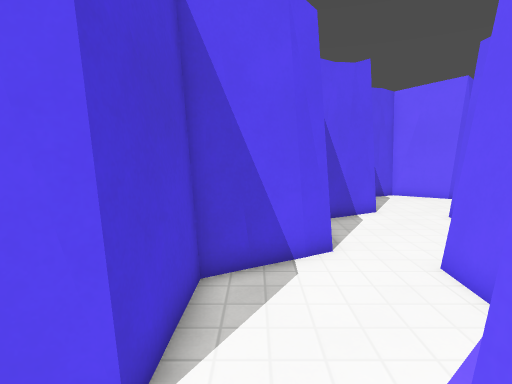
view 1 (above)

21 first-person views from a walk through a level from a Godot 3-D game. The camera is 1.5 m above the floor, tilts 8° down and sees 80° across. The floor is counted in squares, 0.5 m on a side. Each view is taken from the middle of a square. On the plan, view 1 faces up. The plan holds only what a view shows up to about 20 squares ahead; the rest is blank. The place goes on beyond the plan. Surface patterns are stand-ins for the level's own textures.

view 2
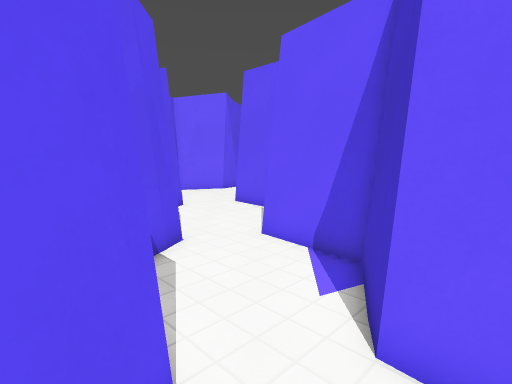

view 3
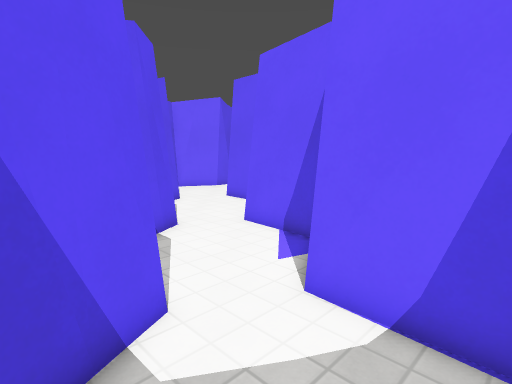

view 4
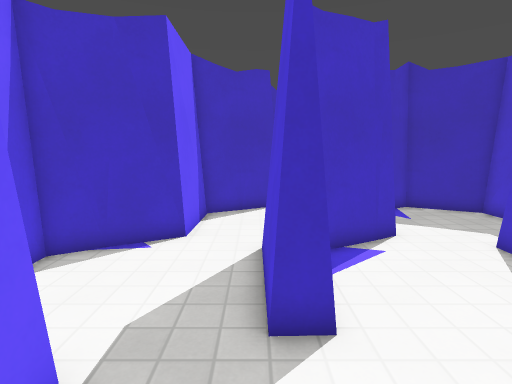

view 5
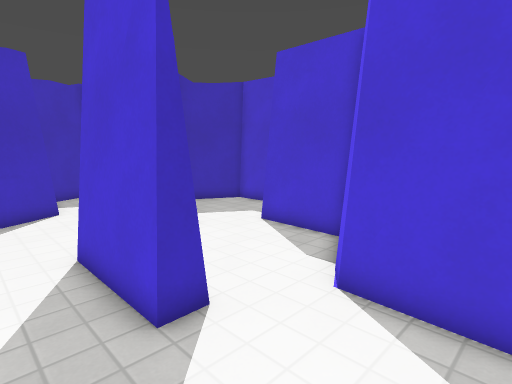

view 6
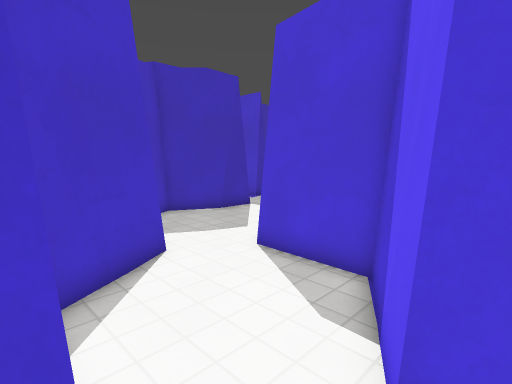

view 7
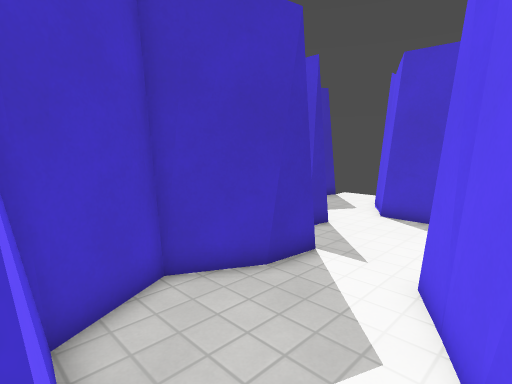

view 8
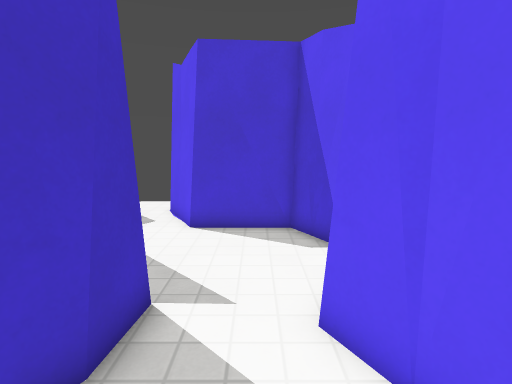

view 9
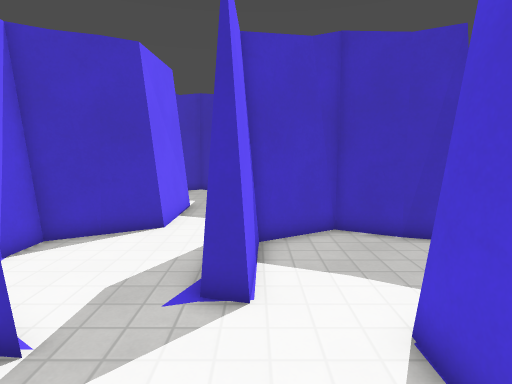

view 10
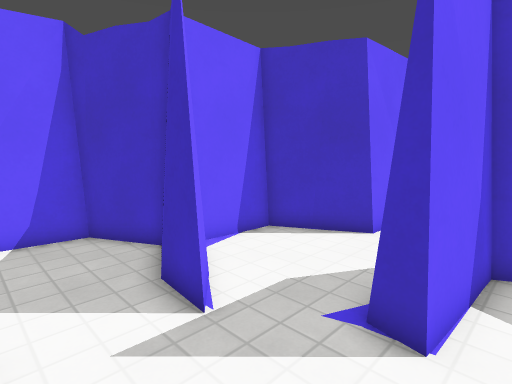

view 11
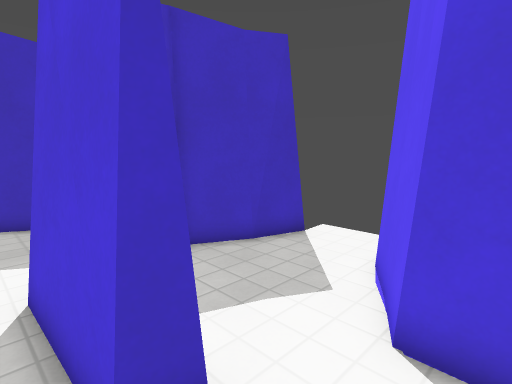

view 12
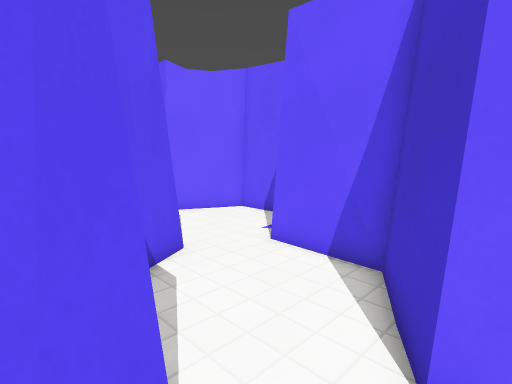

view 13
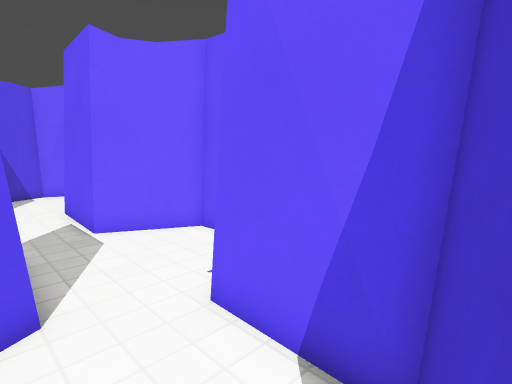

view 14
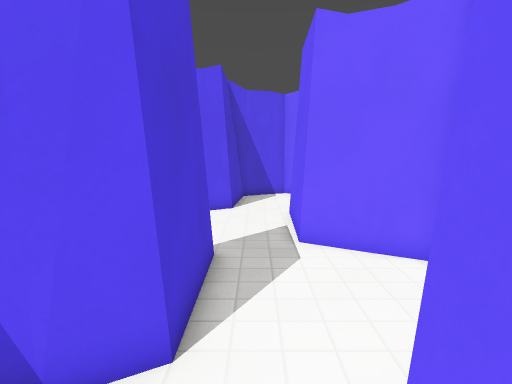

view 15
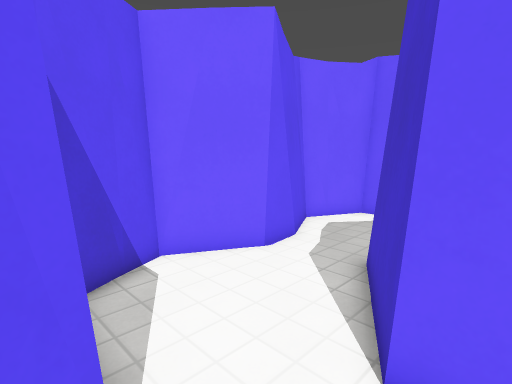

view 16
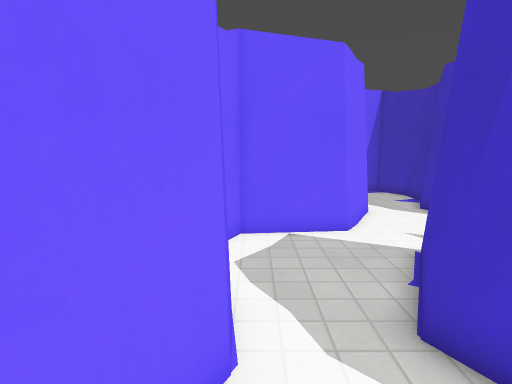

view 17
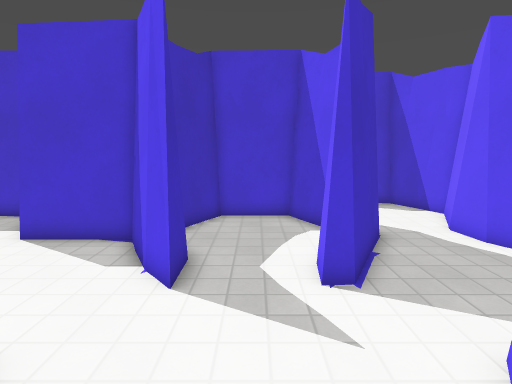

view 18
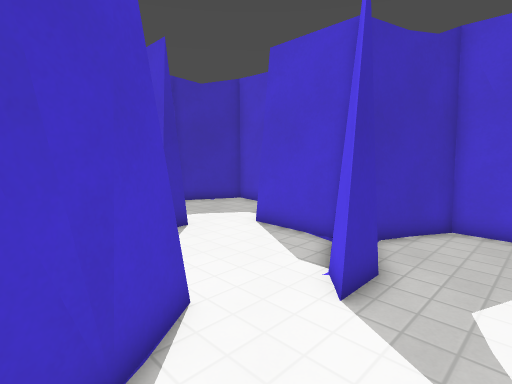

view 19
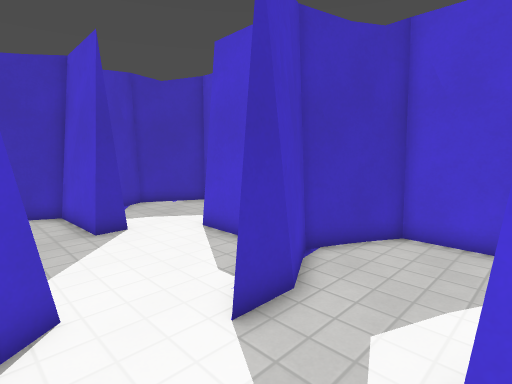

view 20
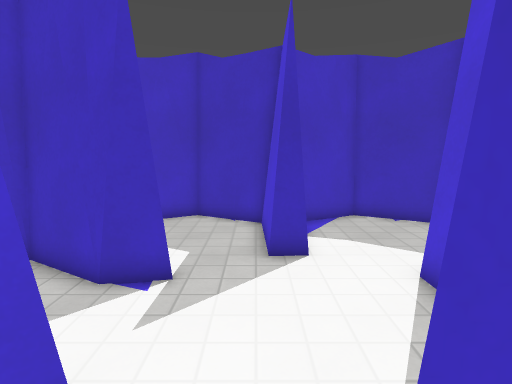

view 21
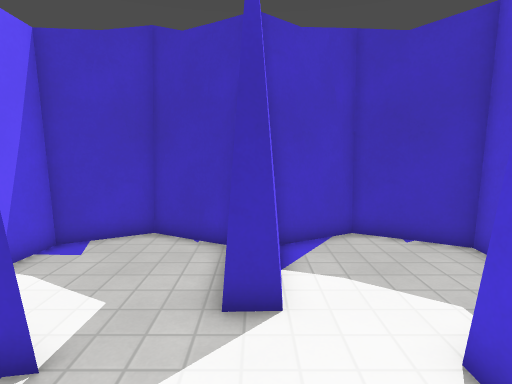

### Floor plan
Key: @ floor where view 1 was taken; # wall or solid block; . floor; = window, fence, low wall or low ledge.
Columns run from 12 left of view 1 to 23 right of it. Each row starts with its distance up from view 1.
 20                    ####    ###
 19                   ###.######.###
 18                   #.....##.....#
 17                   #............#
 16                   #............#
 15                  ##....####....##
 14                ###...###  ##....##
 13               ###....###.. ##....###
 12               #......#..............
 11               #......#..............
 10               #......#..........  .=
  9              ##.....=###..###=... ##
  8            ###.......########...###
  7           ##.....##....####.....#
  6           ##.....##.....##.......
  5           #=.....##.....##........
  4           #=.....##.....##.........
  3          ##=...####...####......###.
  2         ##....###....### ........ ##
  1          ....###....=# .....#=....
  0        #....@##.....=#.....=##.....
 -1        #.....##.....##.....###....=#
 -2        #.....##.....###....###....##
 -3      #####.####...##############.###
 -4    ###.. ####....##    ####    ###
 -5    #.............#
 -6    #.............#
 -7    #............=#
 -8    #......##....##
 -9  ###......#######
-10 ##....##.... ##
-11 ......##.....#
-12 ......##.....#
-13 ......##.....#
-14 ##...###....##
-15  ##### ...###
-16    #   ...#

Positions as (right, up) in squares from view 1, and headings:
1: (0, 0), facing up
2: (-3, 0), facing up-right
3: (-4, -2), facing up-right
4: (6, 12), facing down
5: (8, 12), facing down-left
6: (9, 4), facing down-left
7: (5, -3), facing down-left
8: (3, -6), facing left
9: (-6, -4), facing down
10: (-7, -5), facing down-right
11: (-4, -7), facing down-left
12: (1, -5), facing up-right
13: (5, -3), facing up-right
14: (7, -1), facing up
15: (5, 12), facing up-right
16: (8, 18), facing right
17: (23, 11), facing left
18: (22, 12), facing down-left
19: (20, 13), facing down-left
20: (17, 10), facing down
21: (16, 7), facing down
